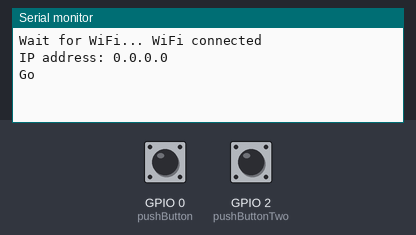
Recording of a sketch running on a simulated ESP8266 (NodeMCU). Parts: the last lines printed to the serial monitor. The test bench sets the inputs (shaded band); at power-on: GPIO 0 (pushButton) HIGH, GPIO 2 (pushButtonTwo) HIGH. WiFi joins after 1.5 s; servers stay silent unless stated; uploads are accepted with an empty reply.

Above: at 6.2 s.
6.3 s: GPIO 0 (pushButton) pulled LOW for 0.15 s
At 6.9 s:
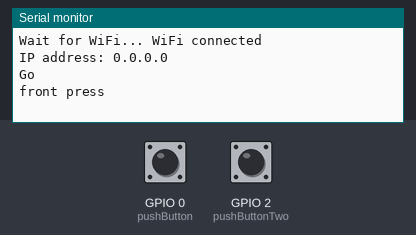
9.3 s: GPIO 2 (pushButtonTwo) pulled LOW for 0.15 s
At 11.0 s:
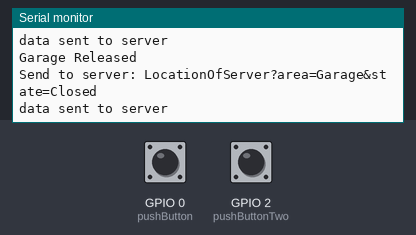

Measured:
- after the input at 6.3 s, the serial monitor: prints a new line at once (image 1)
- after the input at 9.3 s, the serial monitor: prints a new line at once (image 2)

The sketch:

door-sensor-iot.ino
```cpp
#include <Button.h>
#include <ESP8266WiFi.h>
#include <ESP8266WiFiMulti.h>
#include <ESP8266HTTPClient.h>

ESP8266WiFiMulti WiFiMulti;

const char* ssid = "SSID";
const char* pass = "PASSWORD";
String url = "LocationOfServer";

int pushButton = 0;
int pushButtonTwo = 2;
Button myBtn(pushButton, true, true, 20);
Button myBtnTwo(pushButtonTwo, true, true, 20);

void setup() {
  Serial.begin(115200);
  delay(4000);
  WiFiMulti.addAP(ssid, pass);
  Serial.print("Wait for WiFi... ");
  Serial.println("WiFi connected");

  Serial.print("IP address: ");
  Serial.println(WiFi.localIP()); // just so you know

  delay(1000);
  pinMode(pushButton, INPUT);
  Serial.println("Go");
}

void sendInfo(String area, String state) {
  if ((WiFiMulti.run() == WL_CONNECTED)) {
    String fullUrl = url + "?area=" + area + "&state=" + state;
    Serial.print("Send to server: ");
    Serial.println(fullUrl);
    HTTPClient http;
    http.begin(fullUrl);
    int httpCode = http.GET();
    if (httpCode != -1) {
      Serial.println("data sent to server");
    } else {
      Serial.println("fail");
      Serial.println(httpCode);
    }
  }
}

void loop() {
  myBtn.read();
  myBtnTwo.read();
  if (myBtn.wasPressed()) {
    Serial.println("front press");
    sendInfo("Front", "Open");
  }
  if (myBtn.wasReleased()) {
    Serial.println("front Released");
    sendInfo("Front", "Closed");
  }
  if (myBtnTwo.wasPressed()) {
    Serial.println("Garage press");
    sendInfo("Garage", "Open");
  }
  if (myBtnTwo.wasReleased()) {
    Serial.println("Garage Released");
    sendInfo("Garage", "Closed");
  }
  delay(100);
}
```
